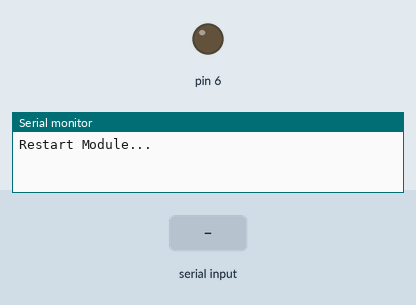
Bench run of a sketch on a simulated Arduino Uno, built with avr-gcc and run on an emulated ATmega328P. Parts: output pins drawn as LEDs (lit = HIGH), the last lines printed to the serial monitor. Inputs (shaded band) come from the test bench. The modem accepts every AT command (registered, SIM ready, sends succeed) and sends nothing else.

Above: at 5.8 s.
5.9 s: "1" received over the second serial link
At 39.4 s:
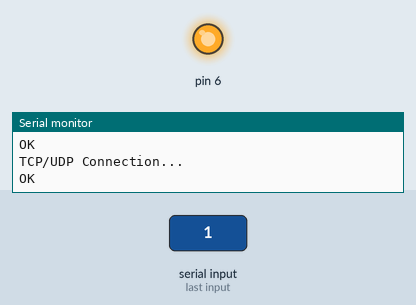
Timing chart, 0 to 40.5 s (numbered marks = the images above; inputs shaded):
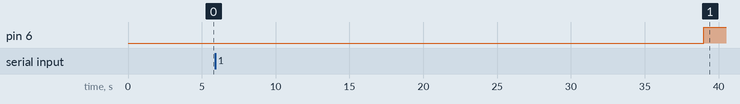

The sketch:

ESP_SendOto.ino
```cpp
#include <SoftwareSerial.h>
#define DEBUG true

//ESP
SoftwareSerial ser(10, 11); // TX,RX

//LDR
int hasilSensorLDR; // Variable untuk sensor LDR

void setup() {
  // put your setup code here, to run once:
  delay(5000);
  Serial.begin(115200);
  ser.begin(115200);
  connectWifi();
  Serial.print("TCP/UDP Connection...\n");
  sendCommand("AT+CIPMUX=0\r\n",2000,DEBUG); // reset module
  delay(5000);

  pinMode(6,OUTPUT);
}

void loop() {
  // put your main code here, to run repeatedly:
  hasilSensorLDR=analogRead(0); // Hasil LDR = Hasil input pada pin A0
  if (hasilSensorLDR<800) // Jika hasil LDR kurang dari 10 (Kurang Cahaya)
  {
    digitalWrite(6,HIGH); // Aktifkan Relay atau LED
   }
  else digitalWrite(6,LOW); // Jika tidak, Matikan Relay/LED

  delay(500); // Delay setengah detik

  //sendDataID("90");
  sendDataID(hasilSensorLDR);
  delay(10000);
}


void sendDataID(int id) {
  String cmd = "AT+CIPSTART=\"TCP\",\"";

  cmd += "192.168.102.1";
  cmd += "\",80\r\n";
  sendCommand(cmd,1000,DEBUG);
  delay(5000);

  String cmd2 = "GET /TES_ESP.php?sensor="; // Link ke skrip PHP
  cmd2 += id;
  cmd2 += " HTTP/1.1\r\n";
  cmd2 += "Host: 192.168.102.1\r\n\r\n\r\n"; // Host
  String pjg="AT+CIPSEND=";
  pjg += cmd2.length();
  pjg += "\r\n";

  sendCommand(pjg,1000,DEBUG);
  delay(500);
  sendCommand(cmd2,1000,DEBUG);
  delay(5000);
}

String sendCommand(String command, const int timeout, boolean debug) {
  String response = "";

  ser.print(command); // send the read character to the esp8266

  long int time = millis();

  while( (time+timeout) > millis()) {
    while(ser.available()) {
      // The esp has data so display its output to the serial window
      char c = ser.read(); // read the next character.
      response+=c;
    }
  }

  if(debug) {
    Serial.print(response);
  }

  return response;
}

void connectWifi() {
  //Set-wifi
  Serial.print("Restart Module...\n");
  sendCommand("AT+RST\r\n",2000,DEBUG); // reset module
  delay(5000);
  Serial.print("Set wifi mode : STA...\n");
  sendCommand("AT+CWMODE=1\r\n",1000,DEBUG); // configure as access point
  delay(5000);
  Serial.print("Connect to access point...\n");
  sendCommand("AT+CWJAP=\"Connectify-Ai\",\"airenrizky\"\r\n",3000,DEBUG);
  delay(5000);
  Serial.print("Check IP Address...\n");
  sendCommand("AT+CIFSR\r\n",1000,DEBUG); // get ip address
  delay(5000);
}
```
